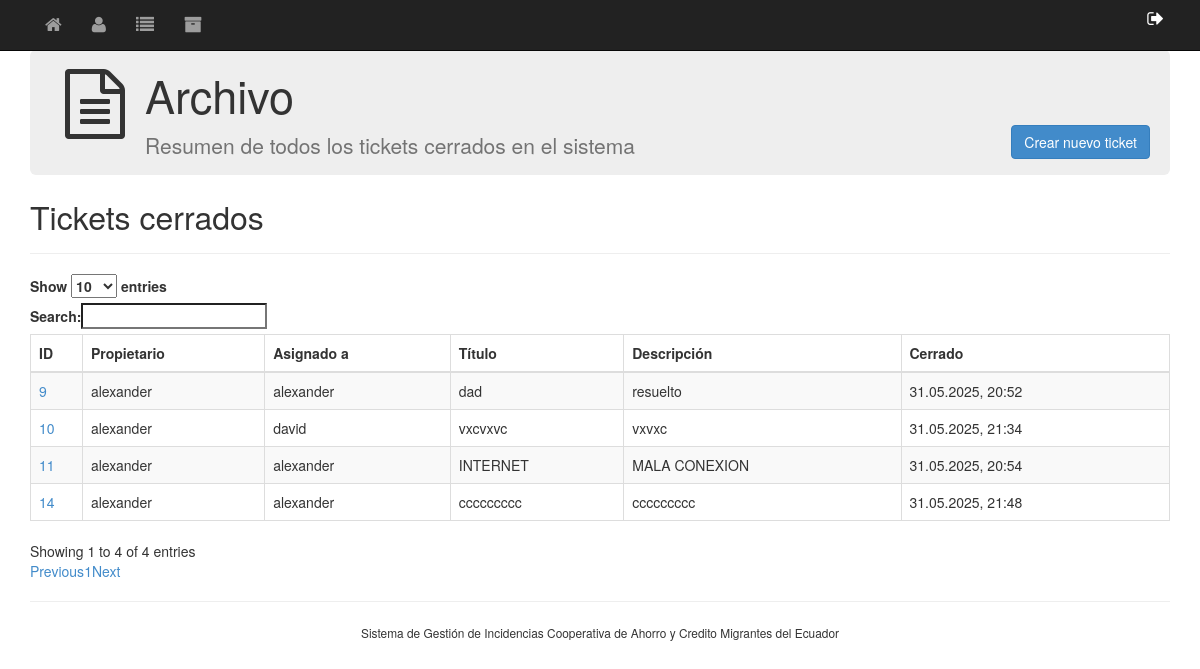
Screenshot of /archive/ (signed in) with the database file from the repository.
### main/models.py (models this page shows, shortened)
class Ticket(models.Model):
    title = models.CharField('Title', max_length=title_max_length)
    owner = models.ForeignKey(
        User,
        on_delete=models.SET_NULL,
        related_name='owner',
        blank=True,
        null=True,
        verbose_name='Owner'
    )
    description = models.TextField('Description', blank=True, null=True)
    STATUS_CHOICES = [
        ('TODO', 'TODO'),
        ('IN PROGRESS', 'IN PROGRESS'),
        ('WAITING', 'WAITING'),
        ('DONE', 'DONE'),
    ]
    status = models.CharField(
        'Status',
        choices=STATUS_CHOICES,
        max_length=title_max_length,
        blank=True,
        null=True,
    )
    waiting_for = models.ForeignKey(
        User,
        on_delete=models.SET_NULL,
        related_name='waiting_for',
        blank=True,
        null=True,
        verbose_name='Waiting For'
    )
    closed_date = models.DateTimeField(blank=True, null=True)
    assigned_to = models.ForeignKey(
        User,
        on_delete=models.SET_NULL,
        related_name='assigned_to',
        blank=True,
        null=True,
        verbose_name='Assigned to'
    )
    created = models.DateTimeField(auto_now_add=True)
    updated = models.DateTimeField(auto_now=True)

### main/views.py (the view)
# urls.py: path("archive/",      login_required(views.archive_view),     name="archive"),
def archive_view(request):
    tickets_closed = Ticket.objects.filter(status="DONE")
    context = {"tickets": tickets_closed}
    return render(request, 'main/archive.html', context)

### main/templates/main/archive.html (shortened to what this page needs)
{% extends "main/base.html" %}
{% block header_icon %}<i class="fa fa-file-text-o fa-5x"></i>{% endblock %}
{% block headline %}Archivo{% endblock %}
{% block head-message %}Resumen de todos los tickets cerrados en el sistema{% endblock %}
{% block content %}
<link rel="stylesheet" href="//cdn.datatables.net/plug-ins/9dcbecd42ad/integration/bootstrap/3/dataTables.bootstrap.css">
<div class="row">
    <div class="col-lg-12">
        <a href="{% url 'ticket_new' %}">
            <button type="button" class="btn btn-primary"
                    style="float: right; margin-top: -50px; margin-right: 20px;">
                Crear nuevo ticket
            </button>
        </a>
        <div class="page-header"><h1>Tickets cerrados</h1></div>
        <table id="archived" class="table table-striped table-bordered" cellspacing="0" width="100%">
            <thead>
            <tr>
                <th>ID</th>
                <th>Propietario</th>
                <th>Asignado a</th>
                <th>Título</th>
                <th>Descripción</th>
                <th>Cerrado</th>
            </tr>
            </thead>
            <tbody>
            {% for ticket in tickets %}
                <tr>
                    <td><a href="{% url 'ticket_detail' pk=ticket.id %}">{{ ticket.id }}</a></td>
                    <td>{{ ticket.owner }}</td>
                    <td>{{ ticket.assigned_to }}</td>
                    <td>{{ ticket.title }}</td>
                    <td>{{ ticket.description }}</td>
                    <td>{{ ticket.closed_date|date:"d.m.Y, G:i" }}</td>
                </tr>
            {% endfor %}
            </tbody>
        </table>
    </div>
</div>
{% endblock %}

### static/css/style.css (style rules this page uses)
body { padding-top: 50px; }
.page-header { padding-bottom: 9px; margin: 24px 0px 20px; border-bottom: 1px solid #EEE; }
.page-header h1 { font-size: 32px; }

### static/css/print.css (style rules this page uses)
a[href]:after { content: none !important; }

### rows the page displays
Ticket: id "9", owner "alexander", assigned_to "alexander", title "dad", description "resuelto", closed_date "31.05.2025, 20:52"
Ticket: id "10", owner "alexander", assigned_to "david", title "vxcvxvc", description "vxvxc", closed_date "31.05.2025, 21:34"
Ticket: id "11", owner "alexander", assigned_to "alexander", title "INTERNET", description "MALA CONEXION", closed_date "31.05.2025, 20:54"
Ticket: id "14", owner "alexander", assigned_to "alexander", title "ccccccccc", description "ccccccccc", closed_date "31.05.2025, 21:48"
